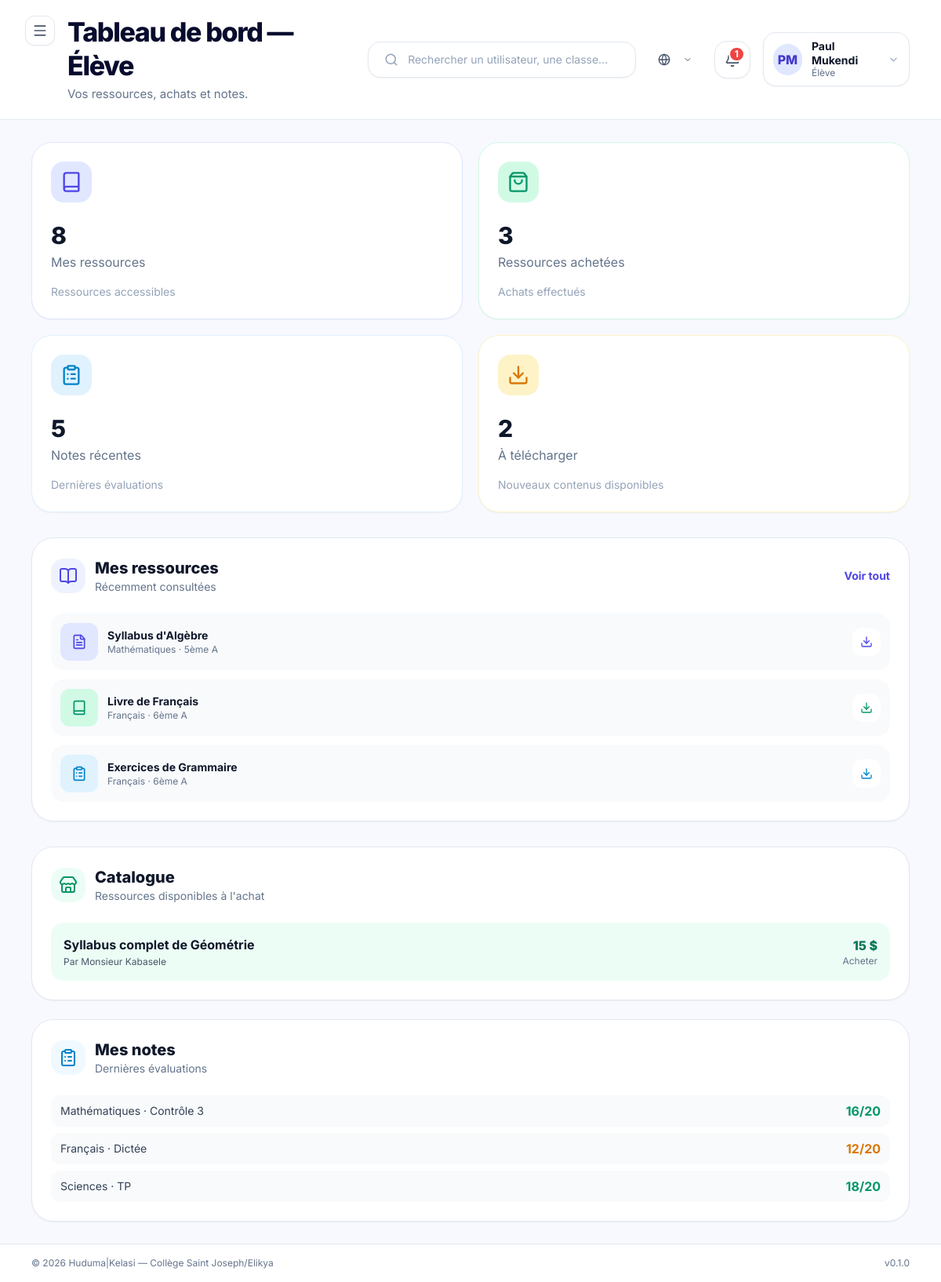
Page /dashboard/ (signed in) on the committed database.
### apps/accounts/models.py (models this page shows, shortened)
class User(AbstractBaseUser, PermissionsMixin, BaseModel):
    email = models.EmailField(
        unique=True,
        verbose_name=_("Email"),
        help_text=_("Adresse email utilisée comme identifiant de connexion."),
    )
    first_name = models.CharField(
        max_length=80,
        verbose_name=_("Prénom"),
    )
    last_name = models.CharField(
        max_length=80,
        verbose_name=_("Nom"),
    )
    role = models.CharField(
        max_length=30,
        choices=UserRole.choices,
        default=UserRole.ELEVE,
        verbose_name=_("Rôle"),
        help_text=_("Rôle de l'utilisateur dans la plateforme."),
    )
    phone = models.CharField(
        max_length=30,
        blank=True,
        default="",
        verbose_name=_("Téléphone"),
    )
    avatar = models.ImageField(
        upload_to="avatars/",
        blank=True,
        null=True,
        verbose_name=_("Avatar"),
    )
    is_active = models.BooleanField(
        default=True,
        verbose_name=_("Actif"),
    )
    is_staff = models.BooleanField(
        default=False,
        verbose_name=_("Accès admin Django"),
    )
    date_joined = models.DateTimeField(
        auto_now_add=True,
        verbose_name=_("Date d'inscription"),
    )
    USERNAME_FIELD = "email"
    REQUIRED_FIELDS = ["first_name", "last_name"]
    objects = UserManager()
    class Meta:
        verbose_name = _("Utilisateur")
        verbose_name_plural = _("Utilisateurs")
        ordering = ["last_name", "first_name"]
        indexes = [
            models.Index(fields=["role"]),
            models.Index(fields=["is_active"]),
        ]
    @property
    def full_name(self) -> str:
        return f"{self.first_name} {self.last_name}".strip()
    @property
    def short_label(self) -> str:
        return ROLE_SHORT_LABELS.get(self.role, self.role)
    @property
    def initials(self) -> str:
        first = (self.first_name or "").strip()
        last = (self.last_name or "").strip()
        if first and last:
            return f"{first[0]}{last[0]}".upper()
        if first:
            return first[0].upper()
        if self.email:
            return self.email[0].upper()
        return "?"

### apps/dashboard/views.py (the view, shortened to what this page needs)
# urls.py: path("", DashboardHomeView.as_view(), name="home"),
class DashboardHomeView(TemplateView):
    template_name = "pages/dashboard/home.html"
    def dispatch(self, request, *args, **kwargs):
        user = request.user
        if not user.is_authenticated:
            return redirect("accounts:login")
        context = self.get_context_data()
        return self.render_to_response(context)
    def get_context_data(self, **kwargs):
        context = super().get_context_data(**kwargs)
        user = self.request.user
        context["page_title"] = f"Tableau de bord — {user.short_label}"
        context["page_subtitle"] = self._get_role_subtitle(user.role)
        context["stats_cards"] = self._get_fake_stats(user.role)
        context["recent_users"] = self._get_fake_recent_users()
        return context
    def get_template_names(self):
        user = self.request.user
        template = ROLE_DASHBOARD_TEMPLATES.get(user.role, self.template_name)
        return [template]
    def _get_role_subtitle(self, role):
        subtitles = {
            UserRole.ADMIN: "Gérez les comptes, les classes, les contenus et les accès de la plateforme.",
            UserRole.ENSEIGNANT: "Votre travail pédagogique et votre boutique.",
            UserRole.DIRECTEUR_ETUDES: "Consultez les classes et les cours, validez les documents pédagogiques.",
            UserRole.ELEVE: "Vos ressources, achats et notes.",
            UserRole.PARENT: "Suivez la scolarité de vos enfants.",
        }
        return subtitles.get(role, "Bienvenue sur votre espace.")
    def _get_fake_stats(self, role):
        if role == UserRole.ELEVE:
            return [
                {"label": "Mes ressources", "value": 8, "icon": "book", "color": "indigo",
                 "footer": "Ressources accessibles"},
                {"label": "Ressources achetées", "value": 3, "icon": "shopping-bag", "color": "emerald",
                 "footer": "Achats effectués"},
                {"label": "Notes récentes", "value": 5, "icon": "clipboard-list", "color": "sky",
                 "footer": "Dernières évaluations"},
                {"label": "À télécharger", "value": 2, "icon": "download", "color": "amber",
                 "footer": "Nouveaux contenus disponibles"},
            ]
    def _get_fake_recent_users(self):
        return [
            {
                "user": '<div class="flex items-center gap-3"><div class="w-10 h-10 rounded-full bg-indigo-100 text-indigo-600 flex items-center justify-center font-bold">A</div><div><p class="font-bold text-slate-900">Madame Amani</p><p class="text-slate-400 text-xs">amani@elikya.cd</p></div></div>',
                "role": "Enseignante",
                "classe": "5ème A",
                "status": '<span class="px-3 py-1 rounded-full bg-emerald-50 text-emerald-600 font-semibold text-xs">Actif</span>',
            },
            {
                "user": '<div class="flex items-center gap-3"><div class="w-10 h-10 rounded-full bg-sky-100 text-sky-600 flex items-center justify-center font-bold">J</div><div><p class="font-bold text-slate-900">Jean Kalala</p><p class="text-slate-400 text-xs">jean.kalala@elikya.cd</p></div></div>',
                "role": "Élève",
                "classe": "6ème A",
                "status": '<span class="px-3 py-1 rounded-full bg-emerald-50 text-emerald-600 font-semibold text-xs">Actif</span>',
            },
            {
                "user": '<div class="flex items-center gap-3"><div class="w-10 h-10 rounded-full bg-orange-100 text-orange-600 flex items-center justify-center font-bold">D</div><div><p class="font-bold text-slate-900">Direction Études</p><p class="text-slate-400 text-xs">direction@elikya.cd</p></div></div>',
                "role": "Direction",
                "classe": "Toutes",
                "status": '<span class="px-3 py-1 rounded-full bg-amber-50 text-amber-600 font-semibold text-xs">À vérifier</span>',
            },
        ]

### apps/core/context_processors.py (called while the page is built)
def _get_unread_count(user):
    try:
        from apps.notifications.models import Notification
        return Notification.objects.filter(destinataire=user, lu=False).count()
    except Exception:
        return 0

### apps/core/managers.py (called while the page is built)
    def get_queryset(self):
        return super().get_queryset().filter(deleted_at__isnull=True)

### templates/pages/dashboard/eleve.html
{% extends "layouts/dashboard.html" %}
{% load huduma_tags %}
{% block content %}
  <section class="grid grid-cols-1 md:grid-cols-2 xl:grid-cols-4 gap-5 mb-8">
    {% for stat in stats_cards %}
      {% include "components/cards/stats_card.html" with label=stat.label value=stat.value icon=stat.icon color=stat.color footer=stat.footer %}
    {% endfor %}
  </section>
  <section class="grid grid-cols-1 xl:grid-cols-2 gap-8">
    <div class="bg-white rounded-[28px] border border-slate-200 p-6 shadow-sm">
      <div class="flex items-center justify-between mb-6">
        <div class="flex items-center gap-3">
          <div class="w-11 h-11 rounded-2xl bg-indigo-50 flex items-center justify-center">
            <i data-lucide="book-open" class="w-6 h-6 text-indigo-600"></i>
          </div>
          <div>
            <h3 class="text-xl font-extrabold text-slate-900">Mes ressources</h3>
            <p class="text-sm text-slate-500">Récemment consultées</p>
          </div>
        </div>
        <a href="{% url 'students:resources' %}" class="text-indigo-600 font-bold text-sm">Voir tout</a>
      </div>
      <div class="space-y-3">
        <div class="flex items-center gap-3 p-3 rounded-2xl bg-slate-50 hover:bg-slate-100 transition-colors">
          <div class="w-12 h-12 rounded-xl bg-indigo-100 text-indigo-600 flex items-center justify-center">
            <i data-lucide="file-text" class="w-5 h-5"></i>
          </div>
          <div class="flex-1">
            <p class="font-bold text-sm text-slate-900">Syllabus d'Algèbre</p>
            <p class="text-xs text-slate-500">Mathématiques · 5ème A</p>
          </div>
          <button class="w-9 h-9 rounded-xl bg-white text-indigo-600 flex items-center justify-center">
            <i data-lucide="download" class="w-4 h-4"></i>
          </button>
        </div>
        <div class="flex items-center gap-3 p-3 rounded-2xl bg-slate-50 hover:bg-slate-100 transition-colors">
          <div class="w-12 h-12 rounded-xl bg-emerald-100 text-emerald-600 flex items-center justify-center">
            <i data-lucide="book" class="w-5 h-5"></i>
          </div>
          <div class="flex-1">
            <p class="font-bold text-sm text-slate-900">Livre de Français</p>
            <p class="text-xs text-slate-500">Français · 6ème A</p>
          </div>
          <button class="w-9 h-9 rounded-xl bg-white text-emerald-600 flex items-center justify-center">
            <i data-lucide="download" class="w-4 h-4"></i>
          </button>
        </div>
        <div class="flex items-center gap-3 p-3 rounded-2xl bg-slate-50 hover:bg-slate-100 transition-colors">
          <div class="w-12 h-12 rounded-xl bg-sky-100 text-sky-600 flex items-center justify-center">
            <i data-lucide="clipboard-list" class="w-5 h-5"></i>
          </div>
          <div class="flex-1">
            <p class="font-bold text-sm text-slate-900">Exercices de Grammaire</p>
            <p class="text-xs text-slate-500">Français · 6ème A</p>
          </div>
          <button class="w-9 h-9 rounded-xl bg-white text-sky-600 flex items-center justify-center">
            <i data-lucide="download" class="w-4 h-4"></i>
          </button>
        </div>
      </div>
    </div>
    <div class="space-y-6">
      <div class="bg-white rounded-[28px] border border-slate-200 p-6 shadow-sm">
        <div class="flex items-center gap-3 mb-6">
          <div class="w-11 h-11 rounded-2xl bg-emerald-50 flex items-center justify-center">
            <i data-lucide="store" class="w-6 h-6 text-emerald-600"></i>
          </div>
          <div>
            <h3 class="text-xl font-extrabold text-slate-900">Catalogue</h3>
            <p class="text-sm text-slate-500">Ressources disponibles à l'achat</p>
          </div>
        </div>
        <a href="{% url 'marketplace:catalog' %}" class="flex items-center justify-between p-4 rounded-2xl bg-emerald-50 hover:bg-emerald-100 transition-colors">
          <div>
            <p class="font-bold text-slate-900">Syllabus complet de Géométrie</p>
            <p class="text-xs text-slate-600 mt-0.5">Par Monsieur Kabasele</p>
          </div>
          <div class="text-right">
            <p class="font-extrabold text-emerald-700">15 $</p>
            <p class="text-xs text-slate-500">Acheter</p>
          </div>
        </a>
      </div>
      <div class="bg-white rounded-[28px] border border-slate-200 p-6 shadow-sm">
        <div class="flex items-center gap-3 mb-6">
          <div class="w-11 h-11 rounded-2xl bg-sky-50 flex items-center justify-center">
            <i data-lucide="clipboard-list" class="w-6 h-6 text-sky-600"></i>
          </div>
          <div>
            <h3 class="text-xl font-extrabold text-slate-900">Mes notes</h3>
            <p class="text-sm text-slate-500">Dernières évaluations</p>
          </div>
        </div>
        <div class="space-y-2">
          <div class="flex items-center justify-between px-3 py-2 rounded-xl bg-slate-50">
            <span class="text-sm text-slate-700">Mathématiques · Contrôle 3</span>
            <span class="font-bold text-emerald-600">16/20</span>
          </div>
          <div class="flex items-center justify-between px-3 py-2 rounded-xl bg-slate-50">
            <span class="text-sm text-slate-700">Français · Dictée</span>
            <span class="font-bold text-amber-600">12/20</span>
          </div>
          <div class="flex items-center justify-between px-3 py-2 rounded-xl bg-slate-50">
            <span class="text-sm text-slate-700">Sciences · TP</span>
            <span class="font-bold text-emerald-600">18/20</span>
          </div>
        </div>
      </div>
    </div>
  </section>
{% endblock %}

### templates/partials/navbar.html (shortened to what this page needs)
<div class="flex flex-col lg:flex-row lg:items-center justify-between gap-6 w-full">
  <div class="flex items-start gap-4">
    <button
      @click="sidebarOpen = !sidebarOpen"
      class="xl:hidden p-2 -ml-2 rounded-xl bg-white border border-slate-200 text-slate-600 hover:bg-slate-50 shadow-sm"
      aria-label="Basculer la sidebar"
    >
      <i data-lucide="menu" class="w-5 h-5"></i>
    </button>
    <div>
      <h2 class="text-[26px] lg:text-[34px] font-extrabold tracking-[-0.04em] text-kelasi-ink leading-tight">
        {% block navbar_title %}{{ page_title|default:"Tableau de bord" }}{% endblock %}
      </h2>
      {% if page_subtitle %}
        <p class="mt-1 text-slate-500 text-[14px] lg:text-[15px]">{{ page_subtitle }}</p>
      {% endif %}
    </div>
  </div>
  <div class="flex items-center gap-4">
    <div class="hidden md:flex items-center gap-3 w-[300px] lg:w-[360px] bg-white border border-slate-200 rounded-2xl px-5 py-3 shadow-sm">
      <i data-lucide="search" class="w-5 h-5 text-slate-400"></i>
      <input
        type="text"
        placeholder="Rechercher un utilisateur, une classe..."
        class="w-full outline-none text-sm bg-transparent text-slate-700 placeholder:text-slate-400"
      >
    </div>
    {% include "partials/language_switcher.html" %}
    <a
      href="{% url 'notifications:list' %}"
      class="relative w-12 h-12 rounded-2xl bg-white border border-slate-200 flex items-center justify-center shadow-sm hover:bg-slate-50"
      title="Notifications"
    >
      {% if unread_notifications_count > 0 %}
        <span class="absolute top-1.5 right-1.5 min-w-[20px] h-5 px-1.5 bg-red-500 text-white text-xs font-bold rounded-full flex items-center justify-center border-2 border-white">
          {{ unread_notifications_count }}
        </span>
      {% endif %}
    </a>
    <div class="relative" x-data="{ userMenuOpen: false }">
      <button
        @click="userMenuOpen = !userMenuOpen"
        class="flex items-center gap-3 bg-white border border-slate-200 rounded-2xl px-3 py-2 shadow-sm hover:bg-slate-50"
      >
        <span class="w-10 h-10 rounded-full bg-indigo-100 text-indigo-700 flex items-center justify-center font-extrabold">
          {{ request.user.initials }}
        </span>
        <div class="hidden lg:block text-left">
          <p class="text-sm font-bold text-slate-900 leading-tight">{{ request.user.full_name }}</p>
          <p class="text-xs text-slate-500">{{ request.user.short_label }}</p>
        </div>
        <i data-lucide="chevron-down" class="w-4 h-4 text-slate-400 hidden lg:block"></i>
      </button>
    </div>
  </div>
</div>

### templates/layouts/base.html (style rules this page uses)
body { font-family: 'Inter', system-ui, sans-serif; }

### rows in the picture
User: user.initials "PM", user.full_name "Paul Mukendi", user.short_label "Élève"

### other values in the picture
{{ page_title|default:"Tableau de bord" }} "Tableau de bord — Élève"
{{ page_subtitle }} "Vos ressources, achats et notes."
{{ unread_notifications_count }} "1"
{{ value }} "8" "3" "5" "2"
{{ label }} "Mes ressources" "Ressources achetées" "Notes récentes" "À télécharger"
{{ footer }} "Ressources accessibles" "Achats effectués" "Dernières évaluations" "Nouveaux contenus disponibles"
{{ HUDUMA_NAME }} "Huduma"
{{ HUDUMA_VERSION }} "0.1.0"
